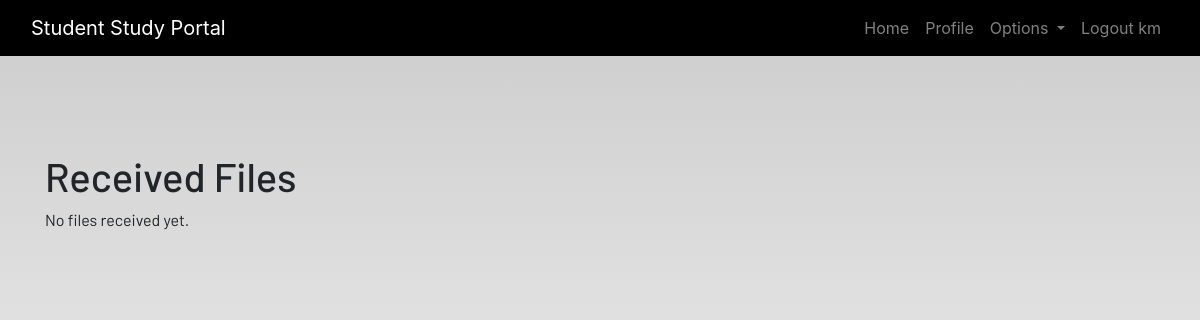
The page /received-files/ (signed in) on the database as committed earlier.
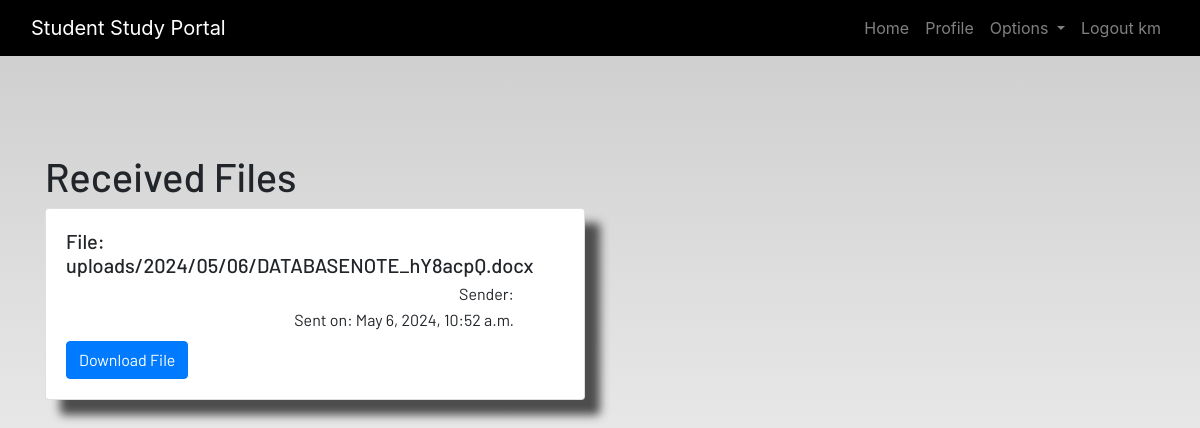
The same page on the database as committed later.
### dashboard/models.py (models this page shows, shortened)
class UploadedFile(models.Model):
    user = models.ForeignKey(User, on_delete=models.CASCADE, null=True, default=None)
    file = models.FileField(upload_to='uploads/%Y/%m/%d/')
    uploaded_at = models.DateTimeField(auto_now_add=True)

### dashboard/views.py (the view)
# urls.py: path('received-files/', views.received_files, name='received_files'),
@login_required
def received_files(request):
    files = UploadedFile.objects.filter(user=request.user)
    return render(request, 'dashboard/received_files.html', {'files': files})

### dashboard/templates/dashboard/received_files.html (shortened to what this page needs)
{% extends 'dashboard/base.html' %}
{% block content %}
<div class="container mt-5">
    <h1>Received Files</h1>
    {% if files %}
    <div class="row">
        {% for file in files %}
        <div class="col-md-6">
            <div class="card mb-3">
                <div class="card-body">
                    <h5 class="card-title">File: {{ file.file.name }}</h5>
                    <p class="card-text">Sender: {{ file.sender.username }}</p>
                    <p class="card-text">Sent on: {{ file.uploaded_at }}</p>
                    <a href="{% url 'download_file' file.id %}" class="btn btn-primary">Download File</a>
                </div>
            </div>
        </div>
        {% empty %}
        <div class="col">
            <p>No files received yet.</p>
        </div>
        {% endfor %}
    </div>
    {% else %}
    <p>No files received yet.</p>
    {% endif %}
</div>
{% endblock %}

Rows that differ between the two databases and show on the page:
added UploadedFile: file.name "uploads/2024/05/06/DATABASENOTE_hY8acpQ.docx", uploaded_at "May 6, 2024, 10:52 a.m."
Other text that changed with them:
text no longer shown: "No files received yet."
